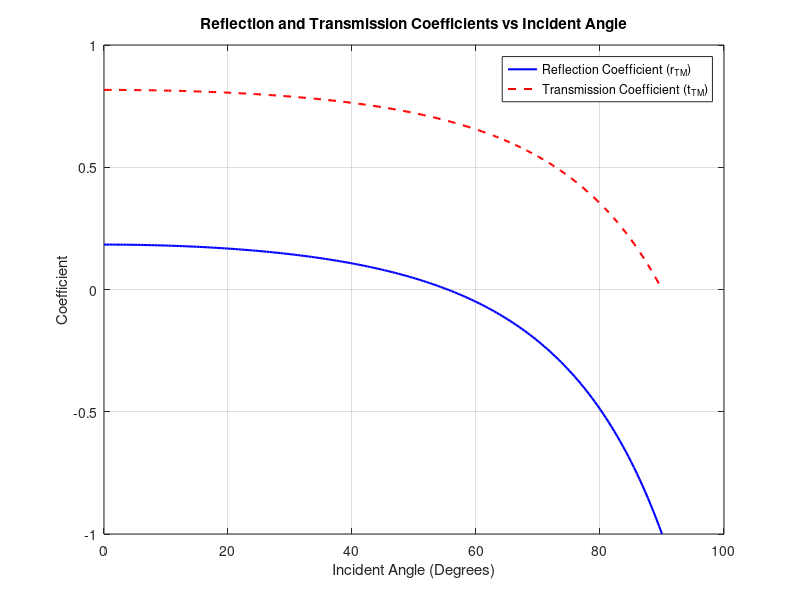

The MATLAB script that drew this image:
% Welcome to the Exciting MATLAB World!
% 🌟 Practice Session: HW-09 🚀
% 🧠 Your Brain Gym: Tackling MATLAB with Seyed Mohammad Sajadi's Magic
% 🎯 Student Number: 402448040
% Ready, set, code! 💻✨

close all;
clear all;
clc;

theta_i = linspace(0, 90, 200) * (pi / 180); 
n1 = 1.00;
n2 = 1.45;

cos_theta_t = sqrt(1 - (n1 / n2)^2 .* sin(theta_i).^2);

r_TM = (n2 .* cos(theta_i) - n1 .* cos_theta_t) ./ (n2 .* cos(theta_i) + n1 .* cos_theta_t);
t_TM = (2 * n1 * cos(theta_i)) ./ (n2 .* cos(theta_i) + n1 .* cos_theta_t);

figure;
plot(theta_i * (180 / pi), r_TM, 'b-', 'LineWidth', 1.5); 
hold on;
plot(theta_i * (180 / pi), t_TM, 'r--', 'LineWidth', 1.5); 
hold off;

xlabel('Incident Angle (Degrees)');
ylabel('Coefficient');
title('Reflection and Transmission Coefficients vs Incident Angle');
legend('Reflection Coefficient (r_{TM})', 'Transmission Coefficient (t_{TM})');
grid on;
